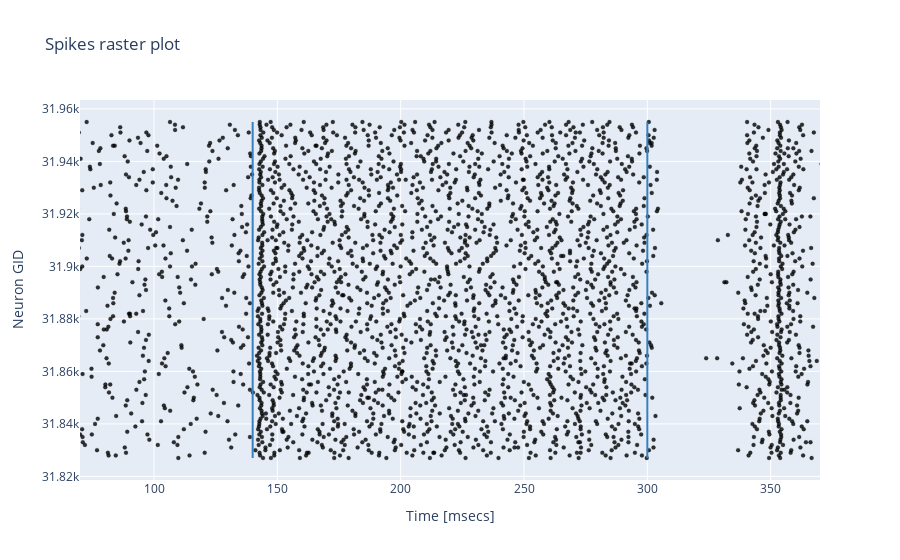

Source (notebook cell):
### Markdown cell above
### Raster Plot 

Below, a raster plot of cell spikes for each cell type can be displayed; select the cell type modifying the CELL_TO_PLOT variable.
Cell types are:
1. 'granule'
2. 'golgi'
3. 'purkinje'
4. 'stellate'
5. 'basket'
6. 'dcn'

For Purkinje and DCN neurons, you can specify the microzone you want to analyze: microzone 1 is receiving both CS and US, while microzone 2 receives only CS (empty lines in raster plots would represent neurons of the other microzone). In the first case, US triggers burst-pause and pause-burst mechanisms, which are fundamental to fine tune the timing of cerebellar motor outputs.

Attention: you can plot only the activity of cell types whose recording device were connected before the simulation run!

### Code cell
CELL_TO_PLOT = 'dcn_cell_glut_large'

cells = {'granule_cell': [grc_ts, grc_evs],
         'golgi_cell': [goc_ts, goc_evs],
         'glomerulus': [glom_ts, glom_evs],
         'purkinje_cell': [pc_ts, pc_evs],
         'stellate_cell': [sc_ts, sc_evs],
         'basket_cell': [bc_ts, bc_evs],
         'dcn_cell_glut_large': [dcn_ts, dcn_evs],
         'output':[output_ts, output_evs],
         'io_cell':[io_ts, io_evs]}


color = {'granule_cell': 'rgba(255, 0, 0, .8)',
         'golgi_cell': 'rgba(0, 255, 0, .8)',
         'glomerulus': 'rgba(0, 0, 0, .8)',
         'purkinje_cell': 'rgba(0, 0, 0, .8)',
         'stellate_cell': 'rgba(234, 10, 142, .8)',
         'basket_cell': 'rgba(234, 10, 142, .8)',
         'output': 'rgba(0, 0, 0, .8)',
         'dcn_cell_glut_large': 'rgba(0, 0, 0, .8)',
         'io_cell': 'rgba(255, 127, 80, .8)'}

times = cells[CELL_TO_PLOT][0]
cell_ids = cells[CELL_TO_PLOT][1]
   
    
    
trace0 = go.Scatter(
    x = times,
    y = cell_ids,
    name = '',
    mode = 'markers',
    marker = dict(
        size = 4,
        color = color[CELL_TO_PLOT],
        line = dict(
            width = .2,
            color = 'rgb(0, 0, 0)'
        )
    )
)

data = [trace0]

layout = go.Layout(
              title = 'Spikes raster plot',
              yaxis = dict(title='Neuron GID', zeroline = False),
              xaxis = dict(title='Time [msecs]', zeroline = False, range=[0,nest_model_builder.TOT_DURATION+1]),
              shapes= [
              # Line STIM to MFs start
              {
                  'type': 'line',
                  'x0': nest_model_builder.STIM_MF_START,
                  'y0': np.amin(cell_ids),
                  'x1': nest_model_builder.STIM_MF_START,
                  'y1': np.amax(cell_ids),
                  'line': {
                      'color': 'rgb(55, 128, 191)',
                      'width': 2,
                  }
               },
               # Line STIM to MFs stop
               {
                  'type': 'line',
                  'x0': nest_model_builder.STIM_MF_END,
                  'y0': np.amin(cell_ids),
                  'x1': nest_model_builder.STIM_MF_END,
                  'y1': np.amax(cell_ids),
                  'line': {
                      'color': 'rgb(55, 128, 191)',
                      'width': 2,
                  }
               }]
             )

fig = go.Figure(data=data, layout=layout)
fig.update_xaxes(range=[70.0, 370.0])
iplot(fig, filename='styled-scatter')

### Figure 1 — Plotly figure (JSON) as saved in the notebook; plotly's stock layout.template omitted (floating-point values rounded to 4 significant figures; data arrays with more than 128 entries replaced by an {"elided": "..."} marker saying what was removed)
{"data": [{"marker": {"color": "rgba(0, 0, 0, .8)", "line": {"color": "rgb(0, 0, 0)", "width": 0.2}, "size": 4}, "mode": "markers", "name": "", "type": "scatter", "x": {"elided": "2997 float values"}, "y": {"elided": "2997 int values"}}], "layout": {"shapes": [{"line": {"color": "rgb(55, 128, 191)", "width": 2}, "type": "line", "x0": 140, "x1": 140, "y0": 31827, "y1": 31955}, {"line": {"color": "rgb(55, 128, 191)", "width": 2}, "type": "line", "x0": 300, "x1": 300, "y0": 31827, "y1": 31955}], "title": {"text": "Spikes raster plot"}, "xaxis": {"range": [70, 370], "title": {"text": "Time [msecs]"}, "zeroline": false}, "yaxis": {"title": {"text": "Neuron GID"}, "zeroline": false}}}
